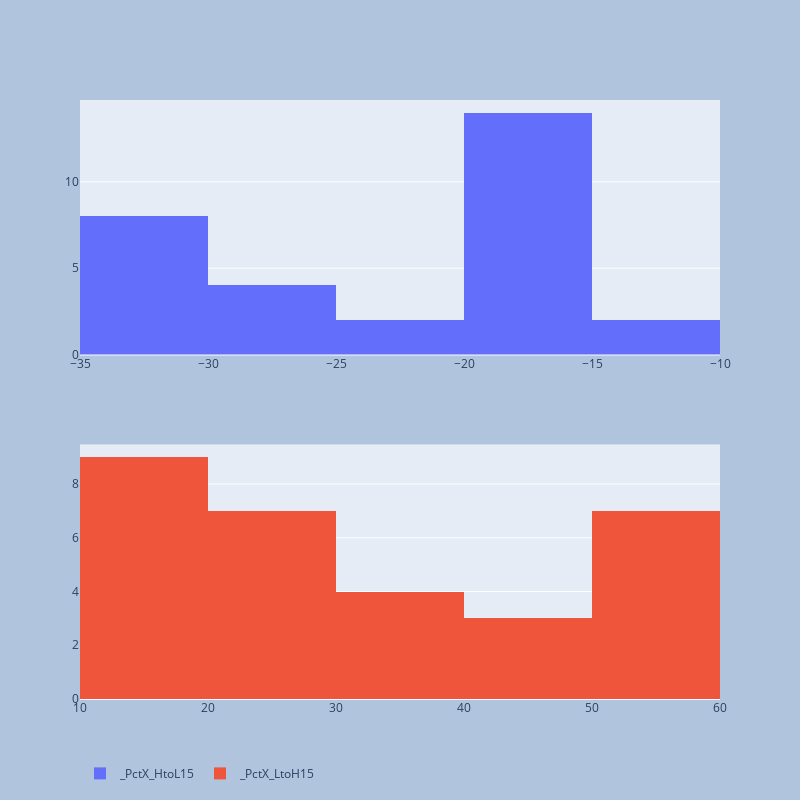

Here is the notebook cell this chart was saved with:
### Code cell
colsToDist_2=[  x for  x  in list_cols if x.startswith('_PctX') ]
print(colsToDist_2)
fig=plot_mutiple_histrogram(df,colsToDist_2,len(colsToDist_2))
pio.write_image(fig, f"{report_path}\\{symbol}_HL_PccDist.png")
fig

### Figure 1 — Plotly figure (JSON) as saved in the notebook; plotly's stock layout.template omitted (floating-point values rounded to 4 significant figures)
{"data": [{"name": "_PctX_HtoL15", "type": "histogram", "x": [-16.19, -25.88, -24.22, -29.1, -33.34, -33.34, -33.34, -33.34, -33.34, -33.34, -34.87, -30.31, -28.88, -27.33, -23.99, -18.23, -18.23, -10.73, -16.46, -19.49, -19.49, -19.49, -17.38, -17.38, -15.46, -15.46, -15.46, -15.46, -15.46, -13.58], "xaxis": "x", "yaxis": "y"}, {"name": "_PctX_LtoH15", "type": "histogram", "x": [19.32, 34.91, 31.95, 41.04, 50.02, 50.02, 50.02, 50.02, 50.02, 50.02, 53.55, 43.49, 40.61, 37.61, 31.57, 22.29, 22.29, 12.02, 19.7, 24.2, 24.2, 24.2, 21.04, 21.04, 18.29, 18.29, 18.29, 18.29, 18.29, 15.72], "xaxis": "x2", "yaxis": "y2"}], "layout": {"autosize": true, "height": 800, "legend": {"orientation": "h"}, "paper_bgcolor": "LightSteelBlue", "width": 800, "xaxis": {"anchor": "y", "autorange": true, "domain": [0, 1], "range": [-35, -10], "type": "linear"}, "xaxis2": {"anchor": "y2", "autorange": true, "domain": [0, 1], "range": [10, 60], "type": "linear"}, "yaxis": {"anchor": "x", "autorange": true, "domain": [0.575, 1], "range": [0, 14.74]}, "yaxis2": {"anchor": "x2", "autorange": true, "domain": [0, 0.425], "range": [0, 9.474]}}}
